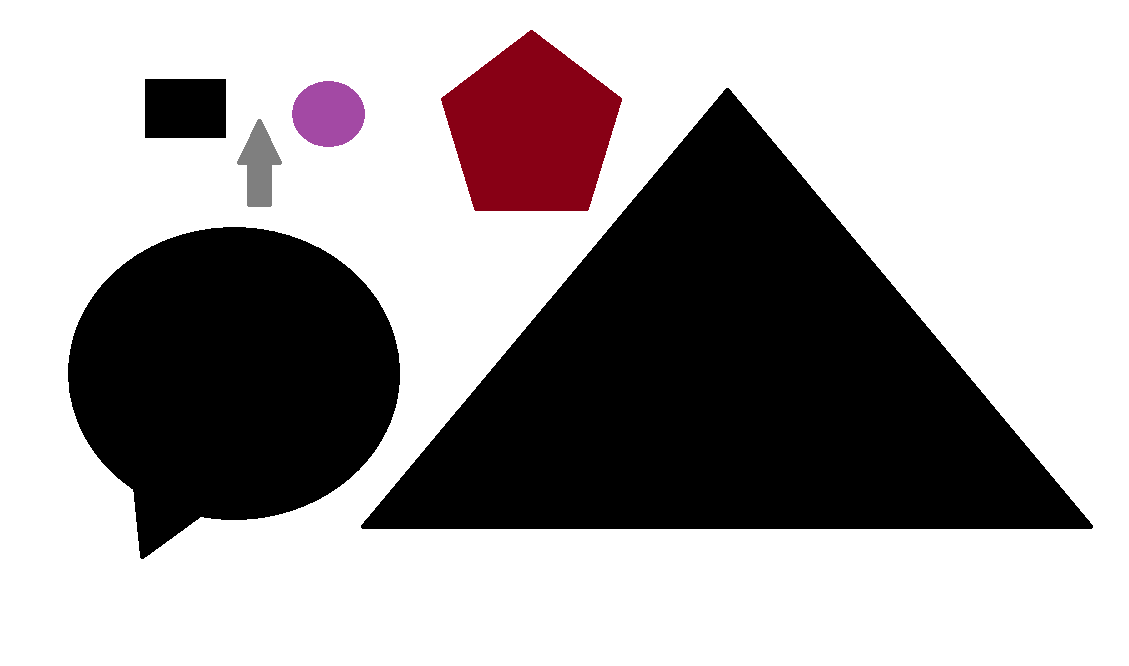
#> input picture task11/image.png, 1129 x 666 px
$ python Task11.py
#> lines starting #> are read from the running program, lines starting #| are printed output that depends on the picture; after the words box and inside, x2 and y2 are one past the last pixel; in counts of white or black regions, pixels touching at a corner belong together
import cv2
import numpy

img = cv2.imread("image.png")
#> img is the input picture: shape (666, 1129, 3); mean B, G, R 163.5, 162.4, 167
gray = cv2.cvtColor(img, cv2.COLOR_BGR2GRAY)
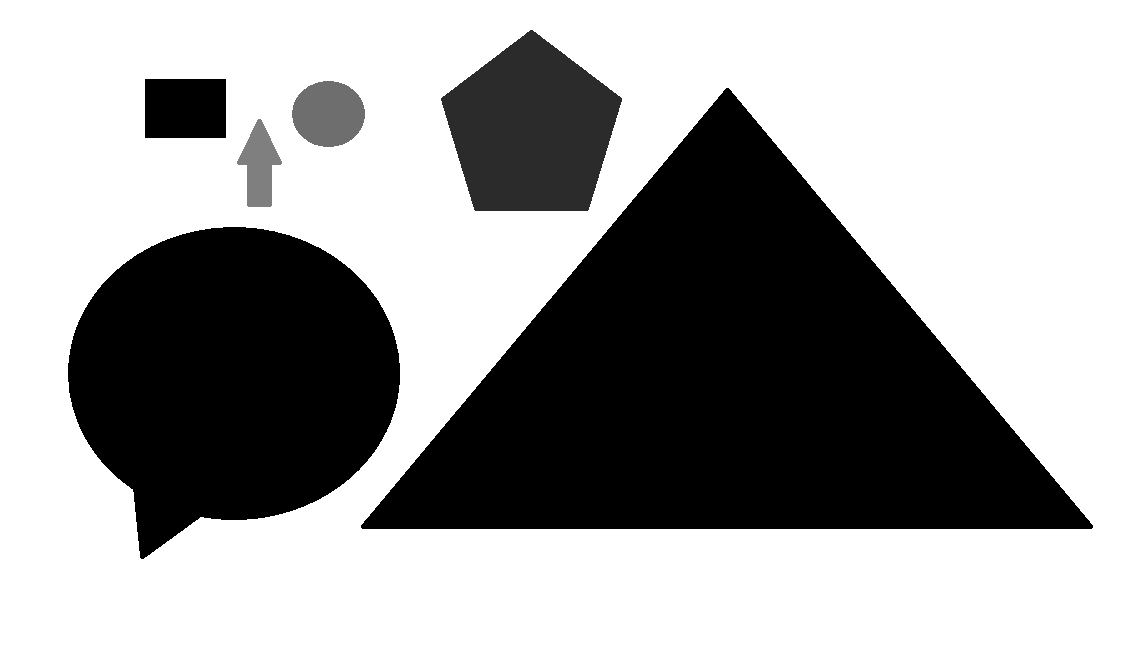
#> gray: shape (666, 1129); min 0, max 255, mean 163.9
_, thresh = cv2.threshold(gray, 0, 255, cv2.THRESH_BINARY_INV + cv2.THRESH_OTSU)
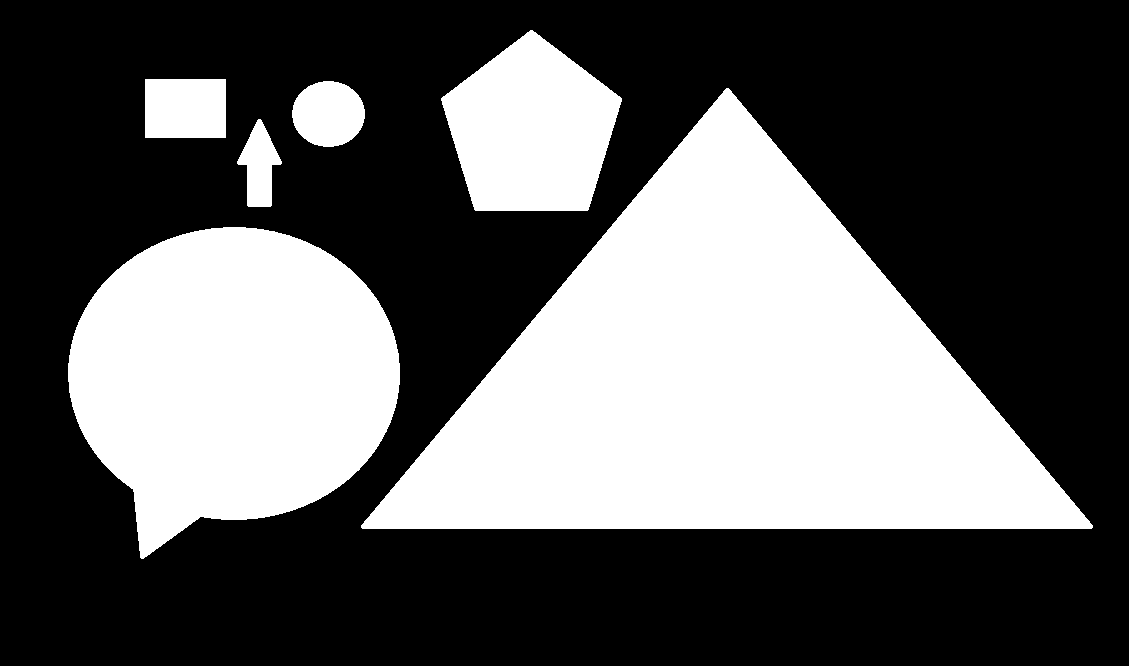
#> thresh: shape (666, 1129); 36.6% white; 6 white regions
contours, _ = cv2.findContours(thresh, cv2.RETR_EXTERNAL, cv2.CHAIN_APPROX_SIMPLE)
#> contours = 6 contours; box (x1, y1, x2, y2) and area: (361, 88, 1093, 529) 162316, (68, 227, 400, 559) 77974, (441, 30, 622, 211) 22641, (145, 79, 226, 138) 4640, (292, 81, 365, 147) 3676, (237, 119, 282, 207) 2102
biggest = max(contours, key=cv2.contourArea)
#> biggest = contour of 298 points, box (x1, y1, x2, y2) (361, 88, 1093, 529), area 162316

x, y, w, h = cv2.boundingRect(biggest)
#> x = 361; y = 88; w = 732; h = 441

mask = numpy.zeros(gray.shape, dtype=numpy.uint8)
cv2.drawContours(mask, [biggest], -1, 255, -1)
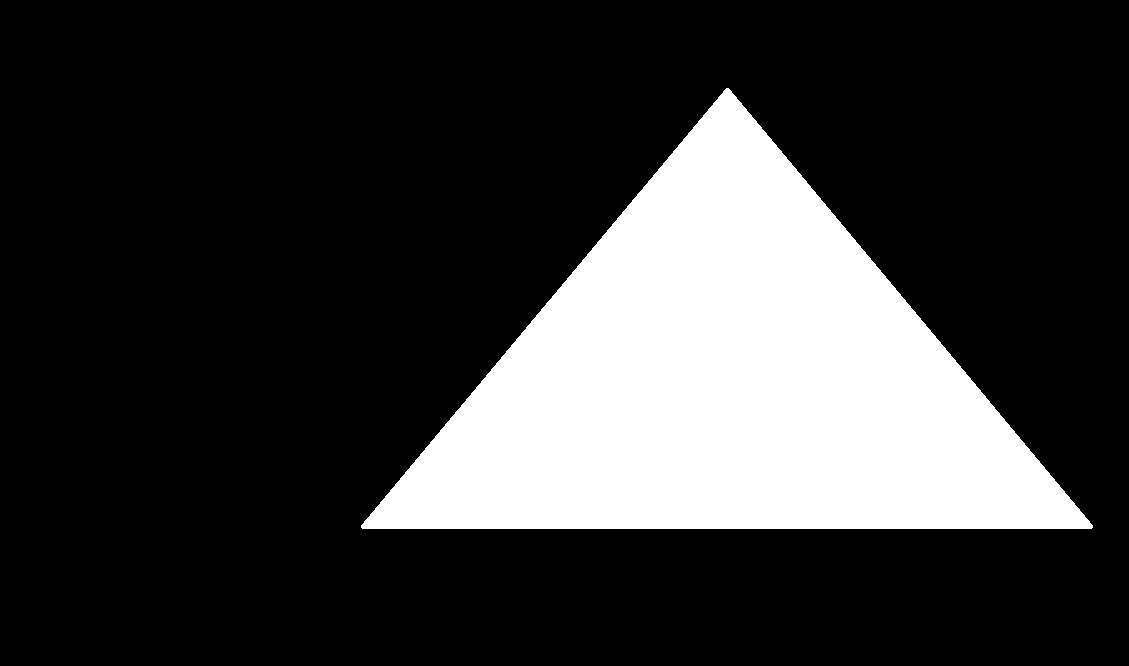
#> mask: shape (666, 1129); 21.7% white; 1 white region, box (x1, y1, x2, y2) and area: (361, 88, 1093, 529) 163122
ys, xs = numpy.where(mask == 255)
cx = int(xs.mean())
#> cx = 726
cy = int(ys.mean())
#> cy = 381
print("Center of the largest object:", (cx, cy))
#| Center of the largest object: (726, 381)

cv2.rectangle(img, (x, y), (x + w, y + h), (0, 0, 255), 2)
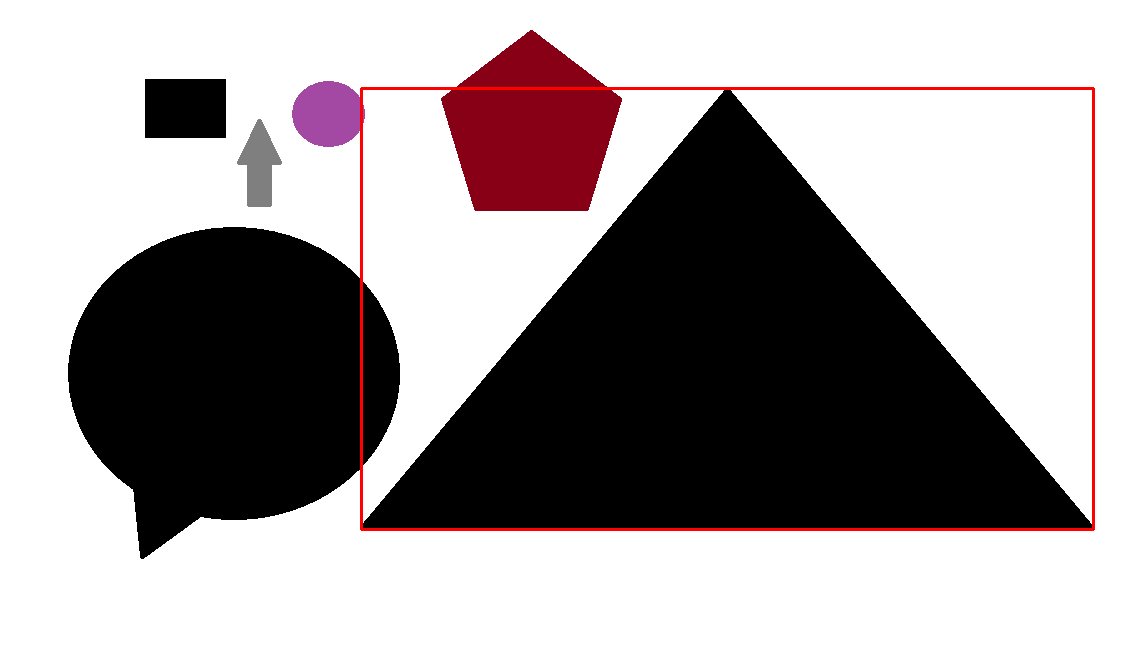
#> img: shape (666, 1129, 3); 0.94% of pixels changed, all inside (x1, y1, x2, y2) = (360, 87, 1095, 531)
cv2.circle(img, (cx, cy), 4, (0, 0, 255), -1)
#> img: shape (666, 1129, 3); 0.01% of pixels changed, all inside (x1, y1, x2, y2) = (722, 377, 731, 386)
cv2.imshow("Result", img)
cv2.waitKey(0)
cv2.destroyAllWindows()
cv2.imwrite("result.png", img)
